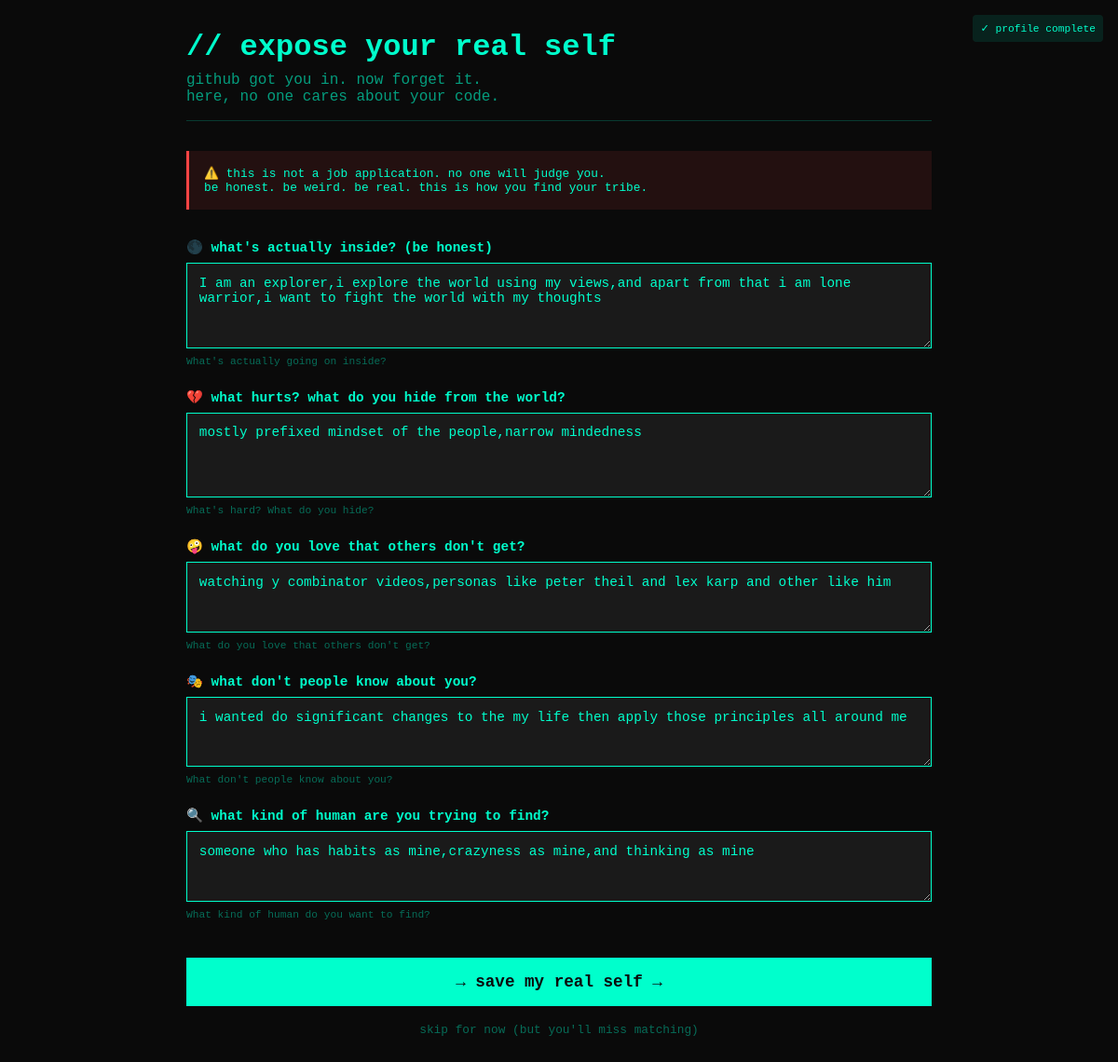
Screenshot of /profile/ (signed in) with the database file from the repository.
### core/models.py (models this page shows, shortened)
class UserProfile(models.Model):
    user = models.OneToOneField(User, on_delete=models.CASCADE, related_name='profile')
    github_username = models.CharField(max_length=100, blank=True)
    github_verified = models.BooleanField(default=False)
    github_join_date = models.DateTimeField(null=True, blank=True)
    inner_self = models.TextField(blank=True, help_text="What's actually going on inside?")
    struggles = models.TextField(blank=True, help_text="What's hard? What do you hide?")
    crazy_interests = models.TextField(blank=True, help_text="What do you love that others don't get?")
    what_i_hide = models.TextField(blank=True, help_text="What don't people know about you?")
    looking_for = models.TextField(blank=True, help_text="What kind of human do you want to find?")
    show_github_on_profile = models.BooleanField(default=False)
    allow_anonymous_matching = models.BooleanField(default=True)
    created_at = models.DateTimeField(auto_now_add=True)
    updated_at = models.DateTimeField(auto_now=True)
    def is_complete(self):
        return all([
            self.inner_self,
            self.struggles,
            self.crazy_interests,
            self.looking_for
        ])

### core/views.py (the view)
# urls.py: path('profile/', views.profile_view, name='profile'),
@login_required
def profile_view(request):
    profile, created = UserProfile.objects.get_or_create(user=request.user)
    if request.method == 'POST':
        form = RealSelfForm(request.POST, instance=profile)
        if form.is_valid():
            form.save()
            return redirect('/dashboard/')  # After profile, go to dashboard
    else:
        form = RealSelfForm(instance=profile)
    return render(request, 'core/profile.html', {
        'form': form,
        'profile': profile,
        'is_complete': profile.is_complete()
    })

### core/templates/core/profile.html (shortened to what this page needs)
<!DOCTYPE html>
<html lang="en">
<head>
</head>
<body>
    <div class="container">
        <div class="completion-badge">
            {% if is_complete %}✓ profile complete{% else %}⚠️ incomplete{% endif %}
        </div>
        <h1>// expose your real self</h1>
        <div class="subtitle">
            github got you in. now forget it.<br>
            here, no one cares about your code.
        </div>
        <div class="warning">
            ⚠️ this is not a job application. no one will judge you.<br>
            be honest. be weird. be real. this is how you find your tribe.
        </div>
        <form method="post">
            {% for field in form %}
            <div class="field">
                <label>{{ field.label }}</label>
                {{ field }}
                {% if field.help_text %}
                    <small style="color: #00ffcc66; font-size: 0.7rem;">{{ field.help_text }}</small>
                {% endif %}
            </div>
            {% endfor %}
            <button type="submit">→ save my real self →</button>
        </form>
        <div class="skip">
            <a href="/dashboard/">skip for now (but you'll miss matching)</a>
        </div>
    </div>
</body>
</html>

### core/templates/core/profile.html (style rules this page uses)
* { margin: 0; padding: 0; box-sizing: border-box; }
body { background: #0a0a0a; color: #00ffcc; font-family: 'Courier New', monospace; padding: 2rem; }
.container { max-width: 800px; margin: 0 auto; }
h1 { font-size: 2rem; margin-bottom: 0.5rem; }
.subtitle { color: #00ffcc99; margin-bottom: 2rem; border-bottom: 1px solid #00ffcc33; padding-bottom: 1rem; }
.warning { background: #ff44441a; border-left: 3px solid #ff4444; padding: 1rem; margin-bottom: 2rem; font-size: 0.8rem; }
form { display: flex; flex-direction: column; gap: 1.5rem; }
.field { display: flex; flex-direction: column; gap: 0.5rem; }
label { font-weight: bold; font-size: 0.9rem; }
textarea { background: #1a1a1a; border: 1px solid #00ffcc; color: #00ffcc; padding: 0.8rem; font-family: monospace; font-size: 0.9rem; resize: vertical; }
button { background: #00ffcc; color: #0a0a0a; border: none; padding: 1rem; font-size: 1.1rem; font-family: monospace; font-weight: bold; cursor: pointer; margin-top: 1rem; }
.skip { text-align: center; margin-top: 1rem; }
.skip a { color: #00ffcc66; text-decoration: none; font-size: 0.8rem; }
.completion-badge { position: fixed; top: 1rem; right: 1rem; background: #00ffcc1a; padding: 0.5rem; font-size: 0.7rem; border-radius: 4px; }

### rows the page displays
UserProfile: form "I am an explorer,i explore the world using my views,and apart from that i am lone warrior,i want to fight the world with my thoughts" "mostly prefixed mindset of the people,narrow mindedness" "watching y combinator videos,personas like peter theil and lex karp and other like him" "i wanted do significant changes to the my life then apply those principles all around me" "someone who has habits as mine,crazyness as mine,and thinking as mine"

### other values shown
{{ field.label }} "🌑 what's actually inside? (be honest)" "💔 what hurts? what do you hide from the world?" "🤪 what do you love that others don't get?" "🎭 what don't people know about you?" "🔍 what kind of human are you trying to find?"
{{ field.help_text }} "What's actually going on inside?" "What's hard? What do you hide?" "What do you love that others don't get?" "What don't people know about you?" "What kind of human do you want to find?"
